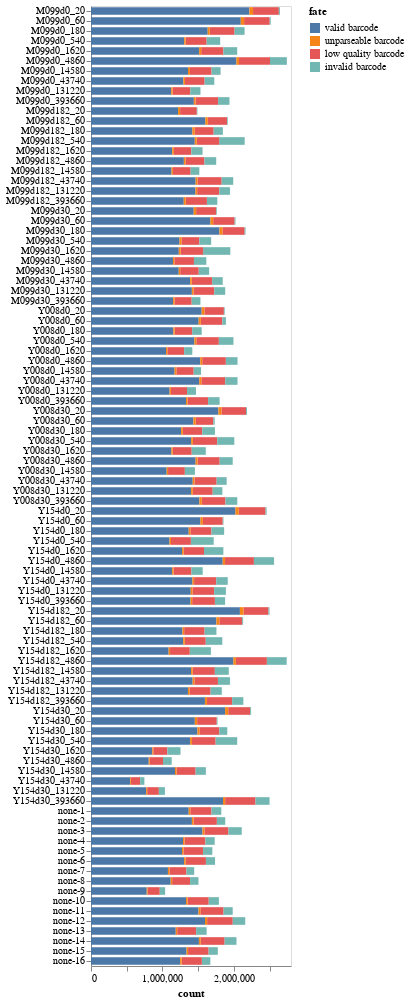

The cell this chart's notebook holds for it:
### Markdown cell above
## Statistics on barcode-parsing for each sample
Make interactive chart of the "fates" of the sequencing reads parsed for each sample on the plate.

If most sequencing reads are not "valid barcodes", this could potentially indicate some problem in the sequencing or barcode set you are parsing.

Potential fates are:
 - *valid barcode*: barcode that matches a known virus or neutralization standard, we hope most reads are this.
 - *invalid barcode*: a barcode with proper flanking sequences, but does not match a known virus or neutralization standard. If you  have a lot of reads of this type, it is probably a good idea to look at the invalid barcode CSVs (in the `./results/barcode_invalid/` subdirectory created by the pipeline) to see what these invalid barcodes are.
 - *unparseable barcode*: could not parse a barcode from this read as there was not a sequence of the correct length with the appropriate flanking sequence.
 - *low quality barcode*: low-quality or `N` nucleotides in barcode, could indicate problem with sequencing.
 - *failed chastity filter*: reads that failed the Illumina chastity filter, if these are reported in the FASTQ (they may not be).

Also, if the number of reads per sample is very uneven, that could indicate that you did not do a good job of balancing the different samples in the Illumina sequencing.

### Code cell
fates = (
    pd.concat([pd.read_csv(f).assign(sample=s) for f, s in zip(fate_csvs, samples)])
    .merge(samples_df, validate="many_to_one", on="sample")
    .assign(fate_counts=lambda x: x.groupby("fate")["count"].transform("sum"))
    .query("fate_counts > 0")  # only keep fates with at least one count
    [["fate", "count", "serum", "sample_noplate", "dilution_factor"]]
)

assert len(fates) == len(fates.drop_duplicates())

serum_selection = alt.selection_point(
    fields=["serum"],
    bind=alt.binding_select(
        options=[None] + sorted(fates["serum"].unique().tolist()),
        labels=["all"] + [str(s) for s in sorted(fates["serum"].unique())],
        name="serum",
    )
)   

fates_chart = (
    alt.Chart(fates)
    .add_params(serum_selection)
    .transform_filter(serum_selection)
    .encode(
        alt.X("count"),
        alt.Y(
            "sample_noplate",
            title=None,
            sort=list(
                fates.sort_values(["serum", "dilution_factor"])["sample_noplate"]
            ),
        ),
        alt.Color("fate", sort=sorted(fates["fate"].unique(), reverse=True)),
        alt.Order("fate", sort="descending"),
        tooltip=fates.columns.tolist(),
    )
    .mark_bar(height={"band": 0.85})
    .properties(
        height=alt.Step(10),
        width=200,
    )
    .configure_axis(grid=False)
)

fates_chart

### Figure 1 — Vega-Lite specification as saved in the notebook (floating-point values rounded to 4 significant figures; data arrays with more than 128 entries replaced by an {"elided": "..."} marker saying what was removed)
{"config": {"view": {"continuousWidth": 300, "continuousHeight": 300}, "axis": {"grid": false}}, "data": {"name": "data-05b285d9e67b4b4b0c503ff01e4b9bd2"}, "mark": {"type": "bar", "height": {"band": 0.85}}, "encoding": {"color": {"field": "fate", "sort": ["valid barcode", "unparseable barcode", "low quality barcode", "invalid barcode"], "type": "nominal"}, "order": {"field": "fate", "sort": "descending", "type": "nominal"}, "tooltip": [{"field": "fate", "type": "nominal"}, {"field": "count", "type": "quantitative"}, {"field": "serum", "type": "nominal"}, {"field": "sample_noplate", "type": "nominal"}, {"field": "dilution_factor", "type": "quantitative"}], "x": {"field": "count", "type": "quantitative"}, "y": {"field": "sample_noplate", "sort": {"elided": "384 str values"}, "title": null, "type": "nominal"}}, "height": {"step": 10}, "params": [{"name": "param_4", "select": {"type": "point", "fields": ["serum"]}, "bind": {"input": "select", "options": [null, "M099d0", "M099d182", "M099d30", "Y008d0", "Y008d30", "Y154d0", "Y154d182", "Y154d30", "none"], "labels": ["all", "M099d0", "M099d182", "M099d30", "Y008d0", "Y008d30", "Y154d0", "Y154d182", "Y154d30", "none"], "name": "serum"}}], "transform": [{"filter": {"param": "param_4"}}], "width": 200, "$schema": "https://vega.github.io/schema/vega-lite/v5.15.1.json", "datasets": {"data-05b285d9e67b4b4b0c503ff01e4b9bd2": {"elided": "384 records"}}}
